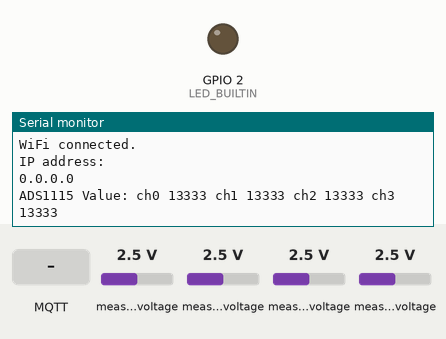
Simulated run of this sketch. Board: ESP32. Parts: output pins drawn as LEDs (lit = HIGH), the last lines printed to the serial monitor. The test bench sets the inputs (shaded band); at power-on: measured voltage 2.5 V. No MQTT or app messages arrive unless stated; pins used as bus, display or sensor lines are not drawn.

Above: at 12.3 s.
12.4 s: MQTT message "0" arrives on the first subscribed topic
At 13.0 s:
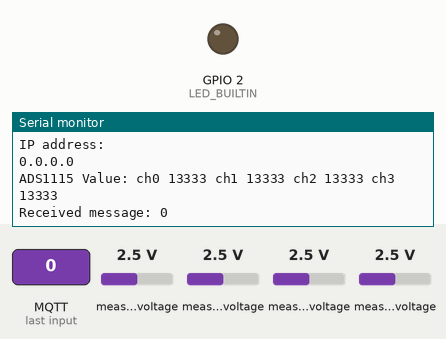
13.9 s: MQTT message "5" arrives on the first subscribed topic
At 14.9 s:
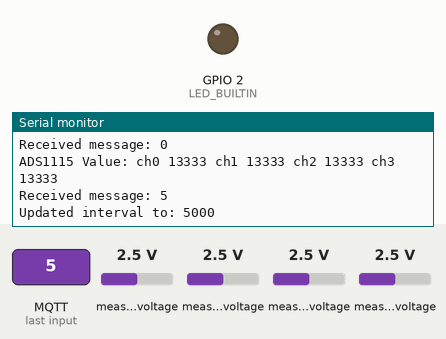
15.4 s: MQTT message "on" arrives on the first subscribed topic
At 16.1 s:
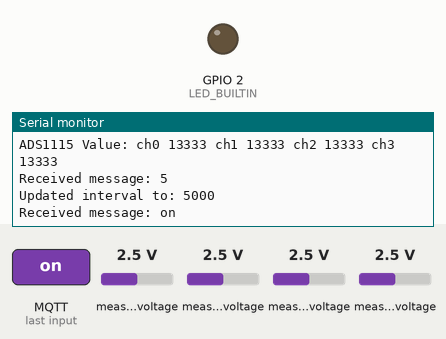

The sketch:

Final.ino
```cpp
#define TINY_GSM_MODEM_SIM7600
#define SerialAT Serial1
#define SerialMon Serial
#define TINY_GSM_USE_GPRS true
#include <TinyGsmClient.h>
#include <PubSubClient.h>
#include <WiFi.h>
#include <AsyncTCP.h>                // Added for Async WebServer support
#include <ESPAsyncWebServer.h>       // Added the Async WebServer library
#include <Adafruit_ADS1X15.h>

/*=======================================================================================================================================*/
/*                                                GLOBAL VARIABLES                                                                       */
/*=======================================================================================================================================*/
#define RXD2 16
#define TXD2 17
#define powerPin 4

bool check = false;
int LED_BUILTIN = 2;
int ledStatus = LOW;
const char* broker = "test.mosquitto.org";
const char* publishTopic = "sensor/reading";    // Topic to publish messages
const char* subscribeTopic = "device/time_update"; // Topic to subscribe to for receiving time
const char apn[] = "";  // Keep APN blank for automatic detection for 4G SIM

TinyGsm modem(SerialAT);
TinyGsmClient client(modem);
PubSubClient mqtt(client);
Adafruit_ADS1115 ads;
AsyncWebServer server(80);

bool adsConnected = false;
int16_t ch0 = 0;
int16_t ch1 = 0;
int16_t ch2 = 0;
int16_t ch3 = 0;
unsigned long interval = 2000;  // Default to 2 seconds
unsigned long previousMillis = 0;  // Store the last time a message was published
unsigned long serverStartMillis = 0;
const unsigned long serverTimeout = 60000 * 3;

/*=======================================================================================================================================*/
/*                                                SETUP FUNCTION                                                                         */
/*=======================================================================================================================================*/
void setup() {
  Serial.begin(115200);

  pinMode(LED_BUILTIN, OUTPUT);
  pinMode(powerPin, OUTPUT);
  digitalWrite(powerPin, LOW);
  delay(100);
  digitalWrite(powerPin, HIGH);
  delay(1000);
  digitalWrite(powerPin, LOW);

  Serial.println("\nConfiguring VVM501 Module. Please wait...");
  delay(10000);  // Wait for the module to stabilize
  SerialAT.begin(115200, SERIAL_8N1, RXD2, TXD2);

  // Initialize modem
  if (!modem.init() || !modem.restart()) {
    Serial.println("Failed to initialize/restart modem.");
    return;
  }

  Serial.println("Waiting for network...");
  if (!modem.waitForNetwork()) {
    Serial.println("Network connection failed.");
    return;
  }
  Serial.println("Network connected.");

  if (!modem.gprsConnect(apn)) {
    Serial.println("Failed to connect to GPRS.");
    return;
  }
  Serial.println("LTE module connected to network.");

  // Initialize ADS1115
  adsConnected = ads.begin();
  if (!adsConnected) {
    Serial.println("Failed to initialize ADS1115");
  }

  // MQTT setup
  mqtt.setServer(broker, 1883);
  mqtt.setCallback(callback);

  // Connect to MQTT broker
  if (connectToMQTT()) {
    Serial.println("Connected to MQTT broker.");
    mqtt.subscribe(subscribeTopic);
  }
  startWebServer();  // Start the web server
  serverStartMillis = millis();  // Record the time the server started
}

/*=======================================================================================================================================*/
/*                                                LOOP FUNCTION                                                                          */
/*=======================================================================================================================================*/
void loop() {
  if (!mqtt.connected()) {
    if (connectToMQTT()) {
      mqtt.subscribe(subscribeTopic);  // Re-subscribe to the topic
    }
  }

  mqtt.loop();  // Handle incoming messages
  unsigned long currentMillis = millis();
  if (currentMillis - previousMillis >= interval) {
    previousMillis = currentMillis;
    if (adsConnected) {
      try {
        ch0 = ads.readADC_SingleEnded(0);
        ch1 = ads.readADC_SingleEnded(1);
        ch2 = ads.readADC_SingleEnded(2);
        ch3 = ads.readADC_SingleEnded(3);
        Serial.print("ADS1115 Value: ");
        Serial.println("ch0 " + String(ch0) + " ch1 " + String(ch1) + " ch2 " + String(ch2) + " ch3 " + String(ch3));
        String message = String(ch0) + String(ch1) + String(ch2);
        mqtt.publish(publishTopic, message.c_str());
      } catch (...) {
        Serial.println("Error reading ADS1115");
      }
    }
  }

  if (currentMillis - serverStartMillis >= serverTimeout && check == false) {
    stopWebServer();  // Shut down the web server
  }
}

/*=======================================================================================================================================*/
/*                                                MQTT CONNECT FUNCTION                                                                  */
/*=======================================================================================================================================*/
bool connectToMQTT() {
  Serial.print("Connecting to MQTT broker...");
  if (mqtt.connect("VVM501Client")) {
    Serial.println("Connected!");
    return true;
  } else {
    Serial.print("Failed. Error code: ");
    Serial.println(mqtt.state());
    return false;
  }
}

/*=======================================================================================================================================*/
/*                                                MQTT CALLBACK                                                                          */
/*=======================================================================================================================================*/
void callback(char* topic, byte* payload, unsigned int length) {
  if (strcmp(topic, subscribeTopic) == 0) {
    Serial.print("Received message: ");
    String receivedMessage;
    for (unsigned int i = 0; i < length; i++) {
      receivedMessage += (char)payload[i];
    }
    Serial.println(receivedMessage);

    long timeValue = receivedMessage.toInt();
    if (timeValue > 0) {
      interval = timeValue * 1000;  // Convert seconds to milliseconds
      Serial.print("Updated interval to: ");
      Serial.println(interval);
    }
  }
}

/*=======================================================================================================================================*/
/*                                                START WEB SERVER                                                                       */
/*=======================================================================================================================================*/
void startWebServer() {
  WiFi.softAP("ESP32_AP");
  Serial.println("WiFi connected.");
  Serial.println("IP address: ");
  Serial.println(WiFi.localIP());

  server.on("/", HTTP_GET, [](AsyncWebServerRequest *request) {
    request->send(200, "text/plain", "Welcome to ESP32 Async WebServer");
  });

  server.on("/readings", HTTP_GET, [](AsyncWebServerRequest *request) {
    String jsonResponse = "{\"ch0\":" + String(ch0) + ", \"ch1\":" + String(ch1) + ", \"ch2\":" + String(ch2) + "}";
    request->send(200, "application/json", jsonResponse);
  });

  server.on("/params", HTTP_GET, [](AsyncWebServerRequest *request) {
    String html = "<html><head><meta name='viewport' content='width=device-width, initial-scale=1.0'>";
    html += "<style>body { background-color: #f0f0f0; } .outer-container { padding: 20px; border: 1px solid #CCCCCC; border-radius: 10px; }";
    html += ".inner-container { background-color: #ADD8E6; padding: 10px; margin-bottom: 10px; }</style></head><body>";
    html += "<div class='outer-container'><div class='inner-container'><h1>ESP32 Status</h1></div>";
    html += "<div class='inner-container'><p><span>Network Status: " + String(modem.isNetworkConnected() ? "Connected" : "Disconnected") + "</span></p></div>";
    html += "<div class='inner-container'><p><span>MQTT Status: " + String(mqtt.connected() ? "Connected" : "Disconnected") + "</span></p></div>";
    html += "<div class='inner-container'><p><span>ADS1115 Status: " + String(adsConnected ? "Connected" : "Disconnected") + "</span></p></div>";
    html += "<div class='inner-container'><p><span>Channel1: " + String(ch0) + "</span></p></div>";
    html += "<div class='inner-container'><p><span>Channel2: " + String(ch1) + "</span></p></div>";
    html += "<div class='inner-container'><p><span>Channel3: " + String(ch2) + "</span></p></div>";
    html += "<div class='inner-container'><p><span>Channel4: " + String(ch3) + "</span></p></div></div></body></html>";
    request->send(200, "text/html", html);
  });

  server.begin();  // Start the async web server
}

/*=======================================================================================================================================*/
/*                                                STOP WEB SERVER                                                                        */
/*=======================================================================================================================================*/
void stopWebServer() {
  server.end();  // Shut down the async web server
  WiFi.softAPdisconnect(true);
  check = true;
}

/*=======================================================================================================================================*/
/*                                                GET SIGNAL STRENGTH                                                                    */
/*=======================================================================================================================================*/
String getSignalStrength() {
  int signalQuality = modem.getSignalQuality();
  return String(signalQuality);
}
```

Measured:
- after the input at 12.4 s, the serial monitor: prints a new line at once (image 1)
- after the input at 13.9 s, the serial monitor: prints a new line at once (image 2)
- after the input at 15.4 s, the serial monitor: prints a new line at once (image 3)
